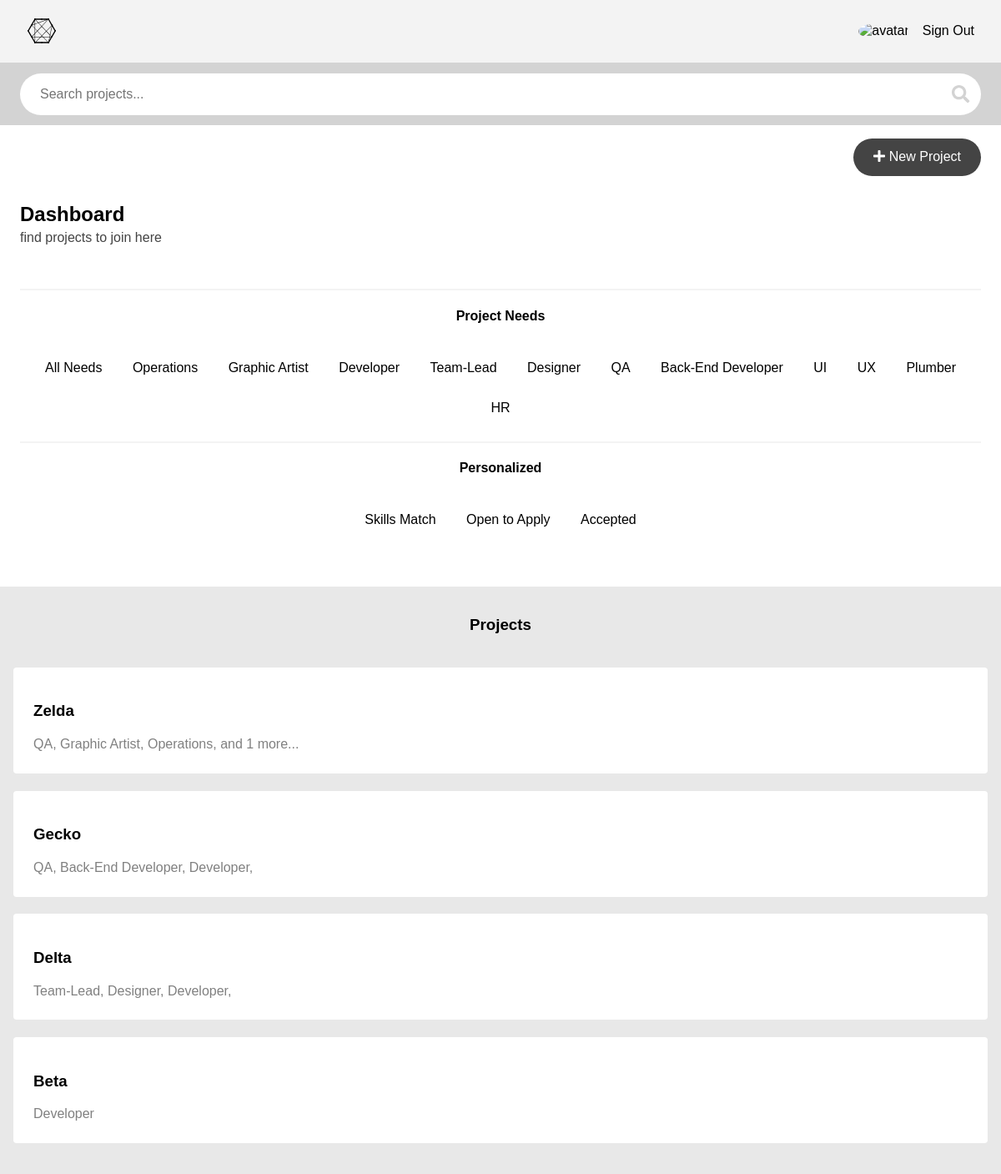
/projects/dashboard/skill/sql/ (signed in), run on an earlier commit of the app's database.
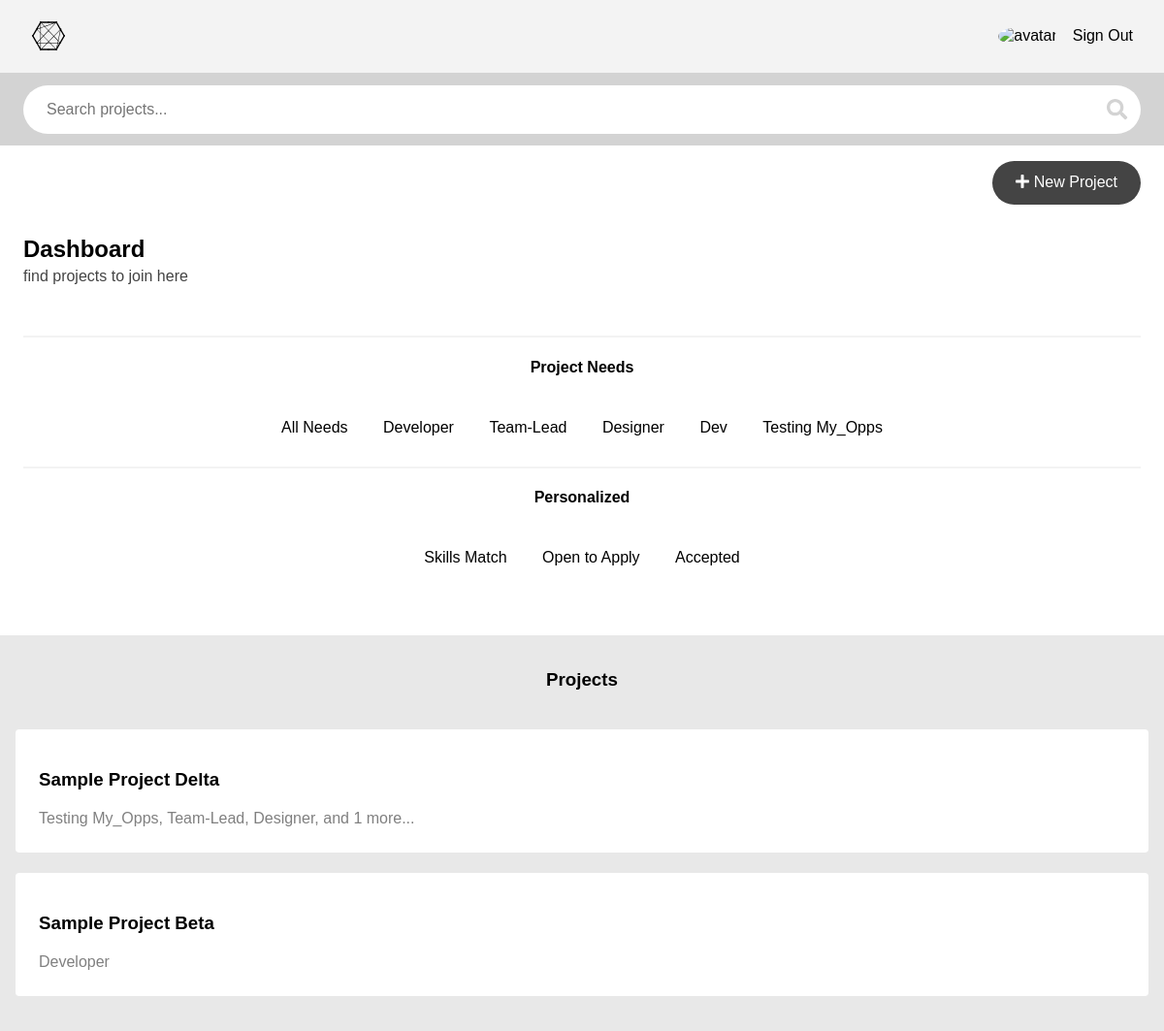
And on a later commit of the database.
### projects/models.py (models this page shows, shortened)
class Position(models.Model):
    STATUS = (
        ('E', 'Empty'),
        ('F', 'Filled')
    )
    project = models.ForeignKey(Project, on_delete=models.CASCADE)
    title = models.CharField(max_length=255)
    description = models.TextField(max_length=2000)
    skills = models.ManyToManyField('accounts.Skill', related_name="positions")
    status = models.CharField(max_length=1, choices=STATUS)
    time_estimate = models.IntegerField()
    slug = models.SlugField(editable=False, blank=True)
    created = models.DateTimeField(auto_now_add=True)
    class Meta:
        ordering = ['-created']

class Project(models.Model):
    STATUS = (
        ('A', 'Open'),
        ('B', 'Closed'),
        ('C', 'Complete'),
    )
    owner = models.ForeignKey(
        settings.AUTH_USER_MODEL,
        on_delete=models.PROTECT,
        related_name="projects"
    )
    title = models.CharField(max_length=255, unique=True)
    description = models.TextField(max_length=2000)
    time_estimate = models.IntegerField()
    applicant_requirements = models.TextField(max_length=2000)
    status = models.CharField(max_length=1, choices=STATUS)
    created = models.DateTimeField(auto_now_add=True)
    slug = models.SlugField(blank=True)
    class Meta:
        ordering = ['-created']

### projects/views.py (the view, shortened to what this page needs)
# urls.py: path('dashboard/<category>/<q>/', views.DashboardView.as_view(), name='dashboard'),
class DashboardView(CustomLoginRequired, ListView):
    queryset = Project.objects.all()
    template_name = 'projects/dashboard.html'
    def get_queryset(self, *args, **kwargs):
        super().get_queryset(*args, **kwargs)
        queryset = self.queryset.filter(
            status='A',
            position__status='E'
        ).prefetch_related(
            'position_set'
        ).distinct()
        return queryset
    def get_context_data(self, **kwargs):
        context = super().get_context_data(**kwargs)
        category = self.kwargs['category']
        q = self.kwargs['q']
        if q != 'all':
            if category == 'need':
                filtered = self.get_queryset().filter(
                    position__slug=q
                )
            elif category == 'skill':
                filtered = self.get_queryset().filter(
                    position__skills__name=q
                )
            elif category == 'accepted':
                filtered = self.get_queryset().filter(
                    Q(position__applications__user=self.request.user) &
                    Q(position__applications__status='R')
                )
        else:
            filtered = self.get_queryset()
        context['searchform'] = SearchBarForm()
        context['q'] = self.kwargs['q']
        context['filtered'] = filtered
        return context

### projects/forms.py
class SearchBarForm(forms.Form):
    q = forms.CharField(
        max_length=255,
        widget=forms.TextInput(
            attrs={
                'placeholder': 'Search projects...',
                'style': 'margin-bottom:0',
                'class': 'search-bar'
            },
        ))

### accounts/models.py (called while the page is built)
    @property
    def get_avatar_url(self):
        path = settings.MEDIA_ROOT + '/' + self.avatar.name
        if default_storage.exists(path):
            return self.avatar.url
        else:
            return '/media/default_avatars/blank.png'

### projects/templatetags/project_extras.py (called while the page is built)
@register.simple_tag(takes_context=True)
def select_distinct_positions_from_projects(context):
    projects = context['object_list']
    positions = set()
    for project in projects:
        for position in project.position_set.all():
            title = position.title
            positions.add(title)
    return positions

### projects/views.py (called while the page is built, shortened)
    def dispatch(self, request, *args, **kwargs):
        if not request.user.is_authenticated:
            return self.handle_no_permission()
        apps = Application.objects.filter(
            user=request.user,
            unread=True,
        )
        return super().dispatch(request, *args, **kwargs)

### projects/templates/projects/dashboard.html (shortened to what this page needs)
{% extends 'layout.html' %}
{% load static %}
{% load project_extras %}
{% block body %}
<div class="bounds">
<div class="top-button-container">
    <a class="button" href="{% url 'projects:create_update_project' %}">
        <i class="fas fa-plus"></i>
        New Project
    </a>
  </div>
</div>
<div class="bounds">
<h2 class="h2-less-margin">Dashboard</h2>
<p>find projects to join here</p>
    <div class="dashboard-project-needs">
      <hr>
      <h4>Project Needs</h4>
      <ul class="ul-list">
        {% if object_list %}
        {% select_distinct_positions_from_projects as titles %}
        <li><a {% if q == 'all' %}class="selected" {% endif %}
            href="{% url 'projects:dashboard' category='all' q='all' %}">All Needs</a></li>
        {% for title in titles %}
        <li><a {% if q == title|slugify %}class="selected" {% endif %}
            href="{% url 'projects:dashboard' category='need' q=title|slugify %}">{{ title }}</a></li>
        {% endfor %}
        {% endif %}
      </ul>
      <hr>
      <h4>Personalized</h4>
      <ul class="ul-list">
        <li><a {% if q == 'my-skills' %}class="selected" {% endif %}
            href="{% url 'projects:dashboard' category='skills' q='my-skills' %}">Skills Match</a>
        </li>
        <li><a {% if q == 'my-opps' %}class="selected" {% endif %}
            href="{% url 'projects:dashboard' category='my-opps' q='my-opps' %}">Open to Apply</a>
        </li>
        <li><a {% if q == 'accepted' %}class="selected" {% endif %}
          href="{% url 'projects:dashboard' category='accepted' q='accepted' %}">Accepted</a>
      </li>
      </ul>
    </div>
  </div>
    <div class="projects-container">
      <div class="projects-header">
        <h3>Projects</h3>
      </div>
      {% if filtered %}
        {% for project in filtered %}
          <a href="{% url 'projects:project' slug=project.slug %}">
            <div class="project-card">
                <h3>{{ project.title|title }}</h3>
                {% with project.position_set.all|length as length %}
                {% for position in project.position_set.all|slice:":3" %}
                <span class="role">{{ position.title }}{% if length > 1 %},{% endif %}</span>
                {% endfor %}
                {% if length > 3 %}
                and {{ project.position_set.all|slice:"3:"|length }} more...
                {% endif %}
                {% endwith %}
              </div>
          </a>
          {% endfor %}
          {% else %}
          <div class="application-card">
              <i class="fas fa-info-circle "></i>
            <p> There are no projects here</p>
            <p></p>
          </div>
          {% endif %}
    </div>
{% endblock %}

What changed in the data, as far as the page shows it:
removed Position: titles "Operations", title "Operations", shown under "Zelda"
removed Position: titles "Graphic Artist", title "Graphic Artist", shown under "Zelda"
no longer on this page (row edited): Position: titles "Developer", title "Developer", shown under "Gecko"
removed Position: titles "QA", title "QA", shown under "Zelda"
no longer on this page (row edited): Position: titles "Back-End Developer", title "Back-End Developer", shown under "Gecko"
removed Position: titles "UI"
removed Position: titles "UX"
removed Position: titles "Plumber"
removed Position: titles "HR"
no longer on this page (row edited): Project: title "Zelda", position_set.all|length "1"
no longer on this page (row edited): Project: title "Gecko"
no longer on this page (row edited): Position: title "QA", shown under "Gecko"
added Position: titles "Dev"
added Position: titles "Testing My_Opps", title "Testing My_Opps"
changed Project: title "Delta" → "Sample Project Delta"; position_set.all|length (not shown) → "1"; loses Position (title "Developer")
changed Project: title "Beta" → "Sample Project Beta"
